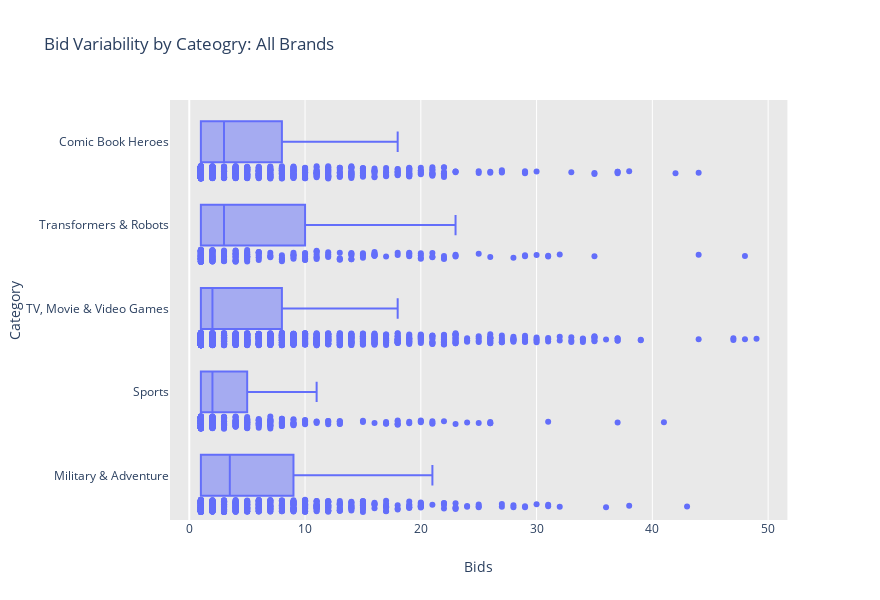

The notebook cell this image was saved under:
### Code cell
catpltly = ebaychart.loc[(ebaychart['bids'] != 0) & (ebaychart['bids'] < 50)]
catpltly = catpltly.loc[catpltly['category'].isin(top_cats)]#.groupby(['category']).count()[['bids']].sort_values(by = 'bids', ascending=False).reset_index()

fig1 = px.box(catpltly, x = 'bids', y='category',points="all", orientation = 'h',
              hover_data = ['brand'],
              labels = {'category':'Category','bids':'Bids'},
              height=600,width = 880,
              title = 'Bid Variability by Cateogry: All Brands')

fig1.update_layout(plot_bgcolor='rgb(233,233,233)')
fig1.show()

### Figure 1 — Plotly figure (JSON) as saved in the notebook; plotly's stock layout.template omitted (floating-point values rounded to 4 significant figures; data arrays with more than 128 entries replaced by an {"elided": "..."} marker saying what was removed)
{"data": [{"alignmentgroup": "True", "boxpoints": "all", "customdata": {"elided": "4476x1 str values"}, "hoverlabel": {"namelength": 0}, "hovertemplate": "Bids=%{x}<br>Category=%{y}<br>brand=%{customdata[0]}", "legendgroup": "", "marker": {"color": "#636efa"}, "name": "", "notched": false, "offsetgroup": "", "orientation": "h", "showlegend": false, "type": "box", "x": {"elided": "4476 int values"}, "x0": " ", "xaxis": "x", "y": {"elided": "4476 str values"}, "y0": " ", "yaxis": "y"}], "layout": {"boxmode": "group", "height": 600, "legend": {"tracegroupgap": 0}, "plot_bgcolor": "rgb(233,233,233)", "title": {"text": "Bid Variability by Cateogry: All Brands"}, "width": 880, "xaxis": {"anchor": "y", "domain": [0, 0.98], "title": {"text": "Bids"}}, "yaxis": {"anchor": "x", "domain": [0, 1], "title": {"text": "Category"}}}}
